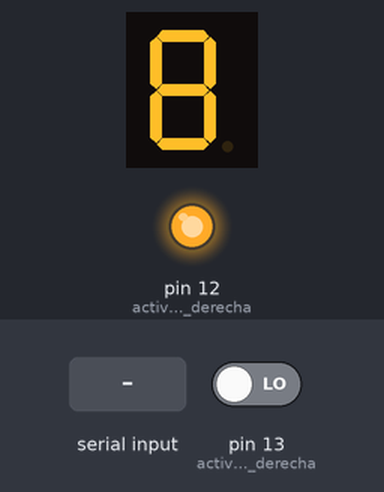
Simulated run of this sketch. Board: Arduino Uno, built with avr-gcc and run on an emulated ATmega328P. Parts: 1-digit seven-segment display, output pins drawn as LEDs (lit = HIGH). Wiring (inferred from the names in the program): 1-digit 7-segment display, segments lit when HIGH: segments pin 5, pin 6, pin 7, pin 8, pin 9, pin 10, pin 11. Inputs (shaded band) come from the test bench; at power-on: pin 13 (activa_digito_1_derecha) LOW. The segment pins are drawn as the display they are named for; pins used as bus, display or sensor lines are not drawn.

Above: at 1.2 s.
1.3 s: byte 30 received over Serial
At 1.7 s:
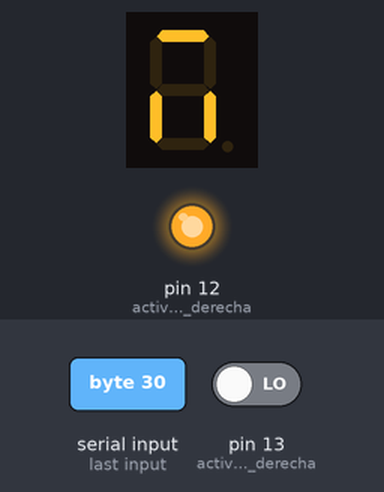
2.8 s: pin 13 (activa_digito_1_derecha) driven HIGH
At 3.6 s:
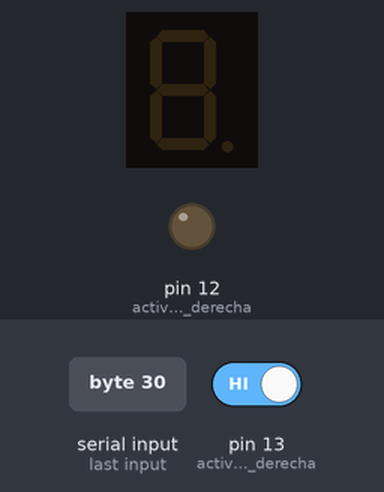
5.8 s: pin 13 (activa_digito_1_derecha) driven LOW
At 6.3 s:
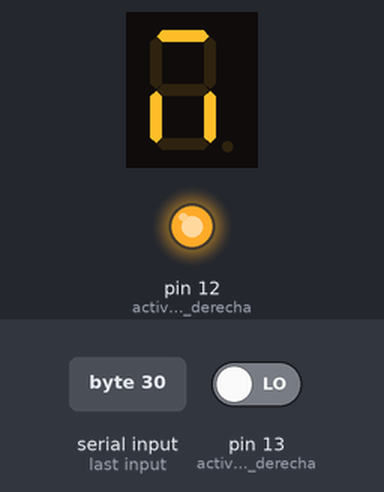
Timing chart, 0 to 8.8 s (numbered marks = the images above; inputs shaded):
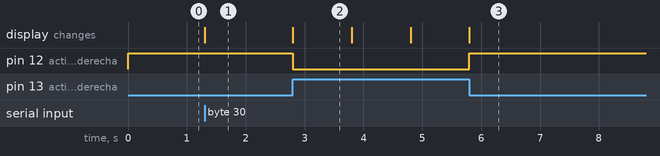

Measured:
- after the input at 1.3 s, the display: changes at once (image 1)
- after the input at 2.8 s, pin 12 (activa_digito_1_derecha): HIGH → LOW at once; the display: changes at once (image 2)
- after the input at 5.8 s, pin 12 (activa_digito_1_derecha): LOW → HIGH at once
- what the display in image 2 shows lasts 1.0 s, from 2.8 s to 3.8 s

The sketch:

codigo_Lab2.ino
```cpp
//int i = 0;
int wait = 500;
int entradaSerial ="";
bool entradaCompleta =false;
int mensaje;
int boton=13;
int botonState=0;
int numero1;
int numero2 =2;
byte varNumero=0;


void setup() {
  Serial.begin(9600);
  pinMode(5, OUTPUT);  //seg a
  pinMode(6, OUTPUT);  //seg b
  pinMode(7, OUTPUT);  //seg c
  pinMode(8, OUTPUT);  //seg d
  pinMode(9, OUTPUT);  //seg e
  pinMode(10, OUTPUT);  //seg f
  pinMode(11, OUTPUT);  //seg g
  pinMode(12, OUTPUT);  // activa digito 1 derecha (unidad) pinMode(12, OUTPUT);  // activa digito 1 derecha (unidad)
  display(1,1,1,1,1,1,1,1);
  pinMode(13, INPUT);  // activa digito 1 derecha (unidad)
}
void display (int a, int b,int c,int d,int e,int f,int g, int h)
{
      digitalWrite(5, h);
      digitalWrite(6, g);
      digitalWrite(7, f);
      digitalWrite(8, e);
      digitalWrite(9, d);
      digitalWrite(10, c);
      digitalWrite(11, b);
      digitalWrite(12, a);


}
int mostrar(int a){
  Serial.print("se ingreso: "+a);
  Serial.write(a);
  Serial.println();
  a=0;
  a=Serial.read();
  //a,g,f,e,c,x,b,d
  //g,f,e,d,x,x,a,c  display(0,0,0,0,1,0,1,1);FORMAR  "F"
}

void loop() {

 if(digitalRead(13)){
    display(0,0,0 ,0,0,0,0,0);
   delay(1000);

 }
  if(Serial.available()>0)
    {
      if(mensaje==1){
        display(1,1,1,1,0,1,0,1);
      }
        else (mensaje==2);
    {
       display(1,0,0,1,0,1,0,1);

    }
    }


}

//}
//   if (entradaCompleta){
//    if(entradaSerial =="15"){
//      Serial.print("Hola mundo");
//      digitalWrite(5, 1);
//      digitalWrite(6, 0);
//      digitalWrite(7, 0);
//      digitalWrite(8, 1);
//      digitalWrite(9, 0);
//      digitalWrite(10, 0);
//      digitalWrite(11, 1);
//      digitalWrite(12, 10);
//
//
//    }
//  }
```
